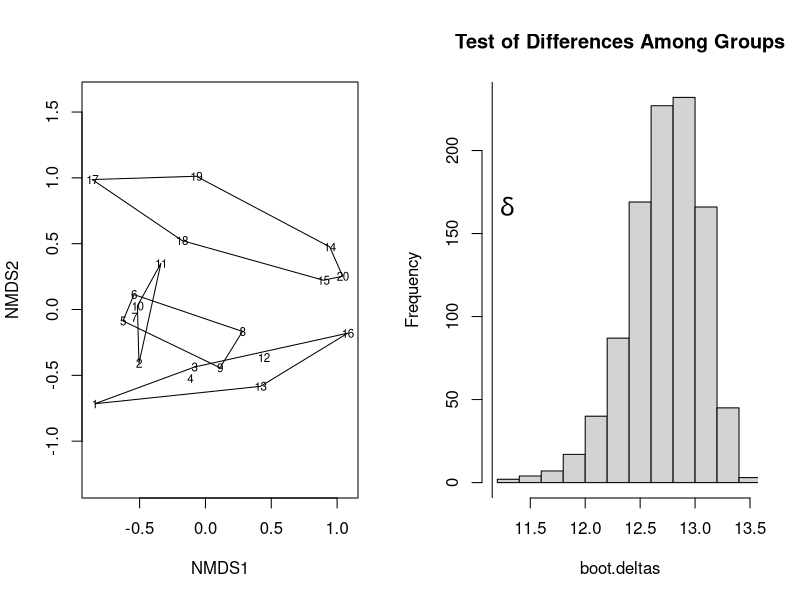
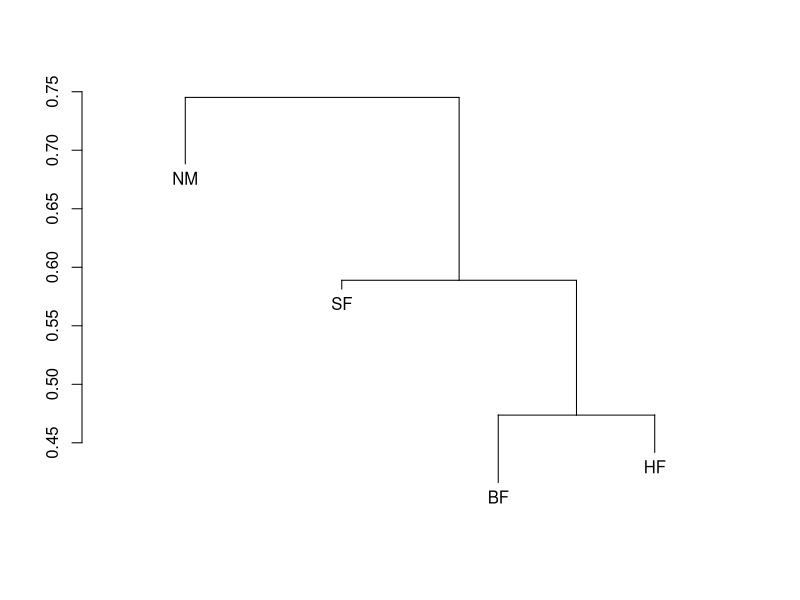
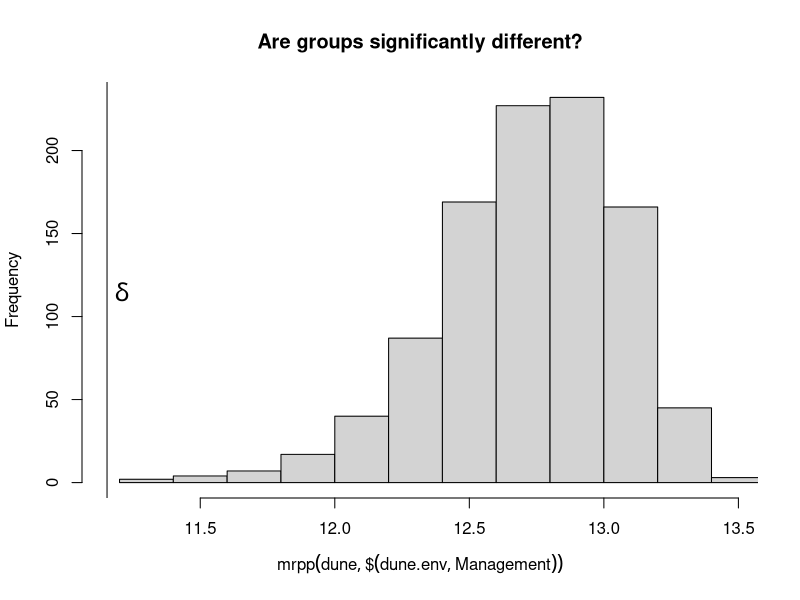
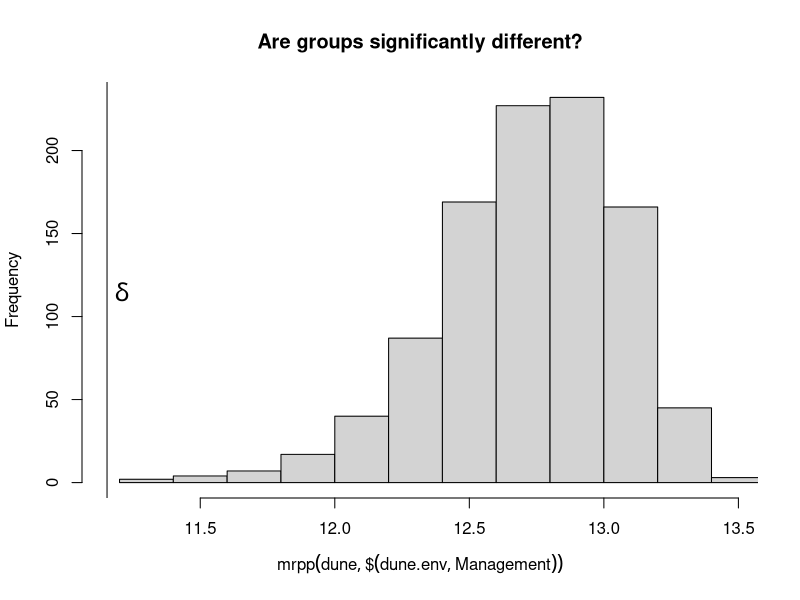
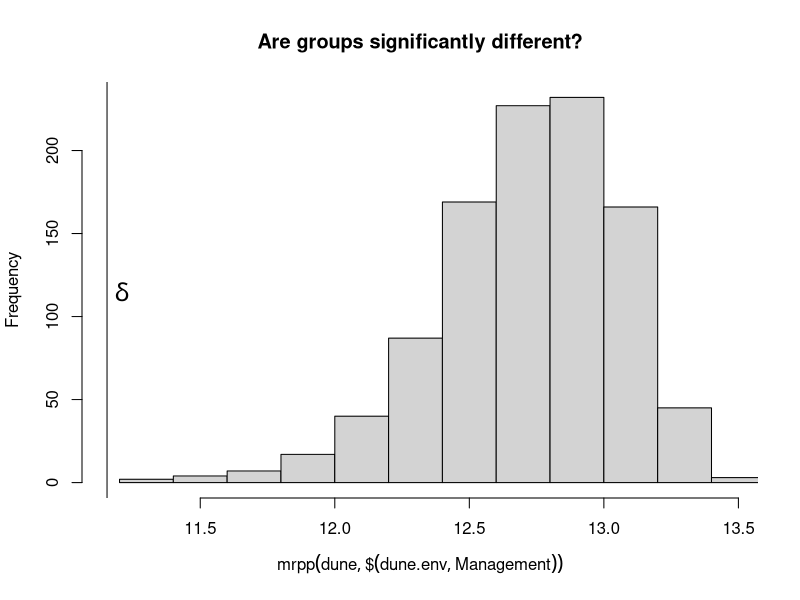
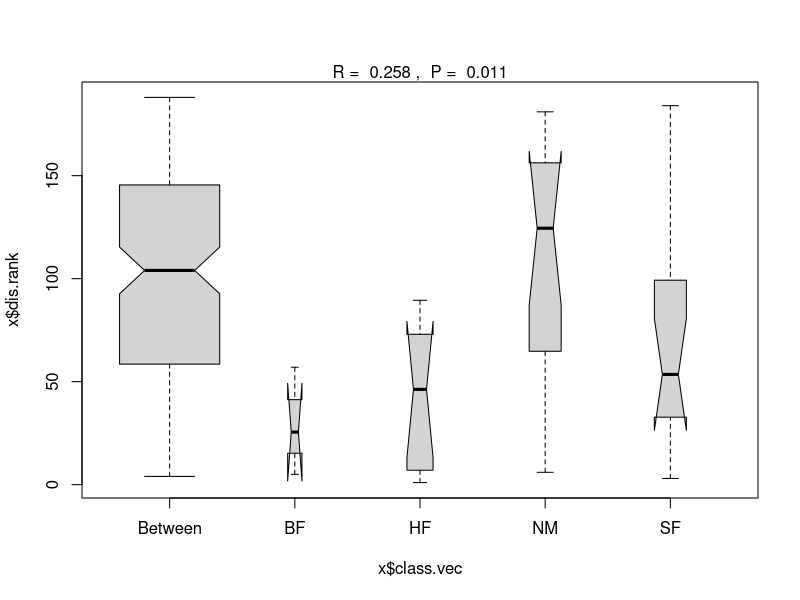

Recreate these plots in R, in order.
## ---- chunk 1
library(vegan)
## ---- chunk 2
data(dune)
data(dune.env)
dune.mrpp <- mrpp(dune, dune.env$Management)
dune.mrpp

# Save and change plotting parameters
def.par <- par(no.readonly = TRUE)
layout(matrix(1:2,nr=1))

plot(dune.ord <- metaMDS(dune), type="text", display="sites" )
ordihull(dune.ord, dune.env$Management)

with(dune.mrpp, {
  fig.dist <- hist(boot.deltas, xlim=range(c(delta,boot.deltas)), 
                 main="Test of Differences Among Groups")
  abline(v=delta); 
  text(delta, 2*mean(fig.dist$counts), adj = -0.5,
     expression(bold(delta)), cex=1.5 )  }
)
par(def.par)
## meandist
dune.md <- meandist(vegdist(dune), dune.env$Management)
dune.md
summary(dune.md)
plot(dune.md)

## ---- chunk 3
plot.mrpp <- function(x, y, ...) {
   with(x, {
   fig.dist <- hist(boot.deltas, xlim=c(range(delta, boot.deltas), ...), 
                  main="Are groups significantly different?", xlab=call)
   abline(v=delta); 
   text(delta, diff(range(fig.dist$counts))/2, adj = -0.5,
     expression(bold(delta)), cex=1.5 )  }
    ) # end with
}
plot(dune.mrpp)
plot(dune.mrpp, dune.env$Management)
plot.mrpp(dune.mrpp, dune.env$Management)
## ---- chunk 4
data(dune)
data(dune.env)
dune.dist <- vegdist(dune)
attach(dune.env)
dune.ano <- anosim(dune.dist, Management)
summary(dune.ano)
plot(dune.ano)

## ---- chunk 5
## Is vegetation related to environment?
data(varespec)
data(varechem)
veg.dist <- vegdist(varespec) # Bray-Curtis
env.dist <- vegdist(scale(varechem), "euclid")
mantel(veg.dist, env.dist)
mantel(veg.dist, env.dist, method="spear")
